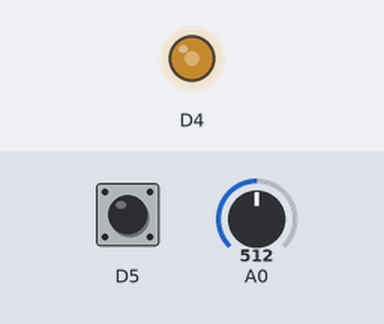
A program run on a simulated ESP8266 (Wemos D1 mini). Parts: output pins drawn as LEDs (lit = HIGH). Inputs (shaded band) come from the test bench; at power-on: A0 = 512, D5 HIGH. What the program prints to the serial monitor is not drawn.

Above: at 1.2 s.
1.3 s: A0 set to 716
At 2.3 s:
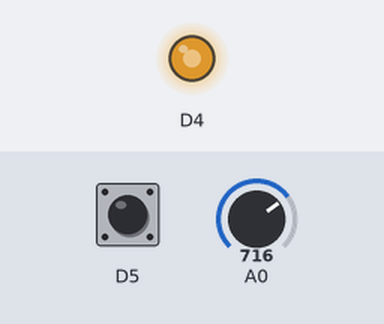
2.8 s: D5 pulled LOW for 0.15 s
At 2.87 s:
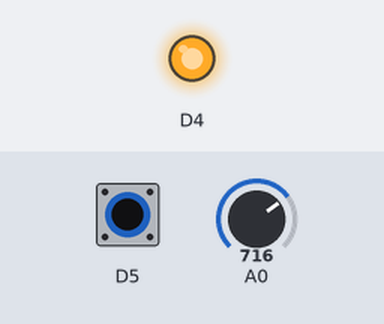
4.4 s: A0 set to 122
At 4.7 s:
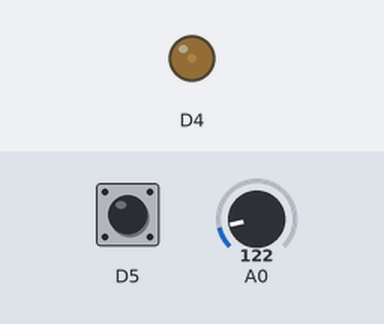
5.9 s: A0 set to 0
At 7.1 s:
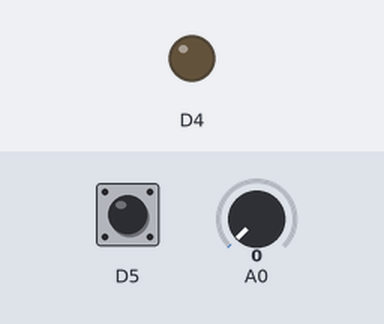
7.4 s: A0 set to 511
At 8.2 s:
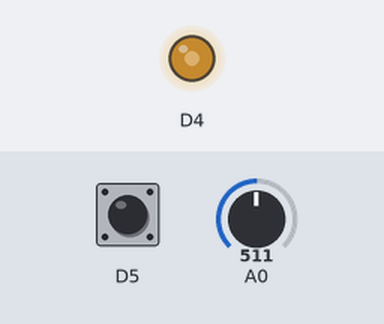
8.9 s: A0 set to 1023
At 9.4 s:
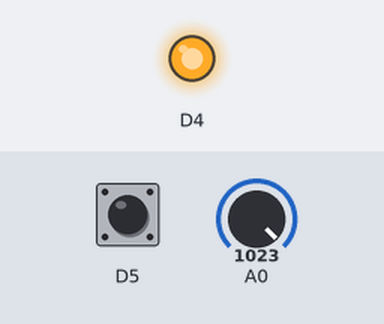
Timing chart, 0 to 11.4 s (numbered marks = the images above; inputs shaded):
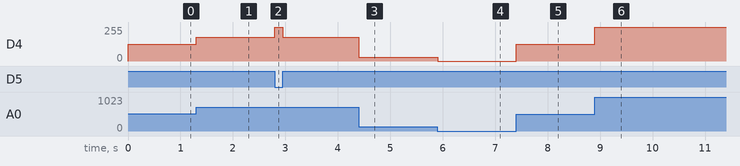

The program:

main.cpp
```cpp
#include <Arduino.h>

void setup() {
  // configure the USB serial monitor
  Serial.begin(115200);

  // configure pin D5 as digital input - this is the pushbutton
  pinMode(D5, INPUT_PULLUP);

  // configure pin D4 as a digital output - this is the LED
  pinMode(D4, OUTPUT);

  // set default PWM range - Pulse Width Modulation = PWM
  analogWriteRange(1023);
}

int brightnessValueBeforeOff;
int pushButton;
bool buttonState = false;
void loop() {
  // put your main code here, to run repeatedly:

 int brightnessValue;
  //current value of button
  pushButton = digitalRead(D5);

  Serial.println("button status:"+String(pushButton));

  if(pushButton == 1){
    buttonState = true;
  }else{
    buttonState = false;
  }
  //check button state, if on then allow LED brightness to be adjustable w/ converter
  if (buttonState == false){
    //turn off LED
    digitalWrite(D4,1);
    buttonState = true;
  }else{
    brightnessValue = analogRead(A0);
    //save brightnees of light before its turn off
    brightnessValueBeforeOff = brightnessValue;
    analogWrite(D4,brightnessValueBeforeOff);
    buttonState = false;

  }

}
```

Measured:
- after the input at 1.3 s, D4: 127/255 → 178/255 at once
- after the input at 2.8 s, D4: 178/255 → 255/255 at once, → 178/255 0.15 s later
- after the input at 4.4 s, D4: 178/255 → 30/255 at once
- after the input at 5.9 s, D4: 30/255 → 0/255 at once
- after the input at 7.4 s, D4: 0/255 → 127/255 at once
- after the input at 8.9 s, D4: 127/255 → 255/255 at once
